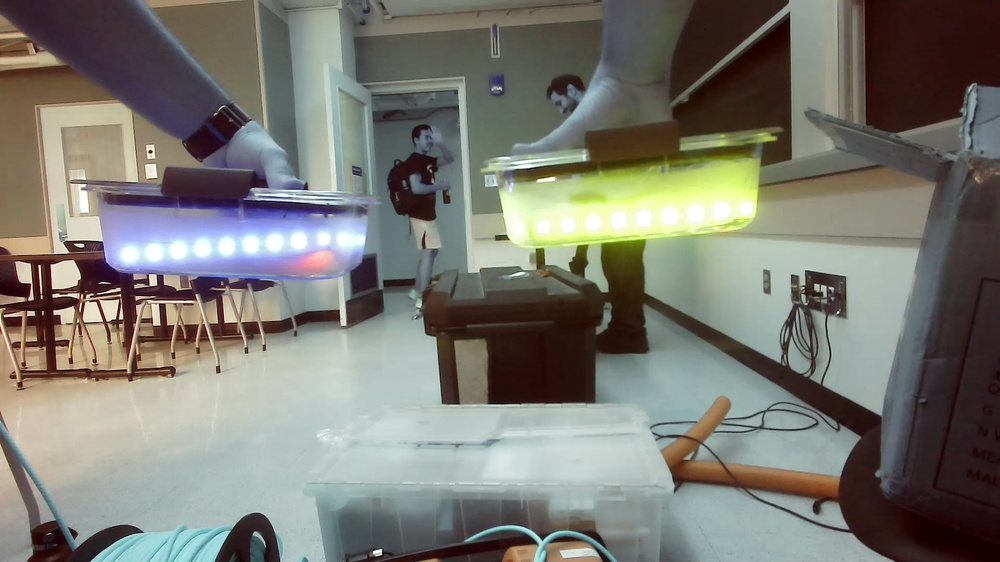
#> input picture image.jpg, 1000 x 562 px, shrunk from 1920 x 1080 before the run
$ python -i copycheck.py   (imports and definitions only)
#> lines starting #> are read from the running program, lines starting #| are printed output that depends on the picture; after the words box and inside, x2 and y2 are one past the last pixel; in counts of white or black regions, pixels touching at a corner belong together
import cv2
import numpy as np
import matplotlib.pyplot as plt

def detect_lines(img, threshold1 = 50, threshold2 = 150, apertureSize = 3, minLineLength = 100, maxLineGap = 10):
    """Detects if lines are present in an image (pool).
    args:
        img (image path or np.ndarray): image of pool to detect lines from
        threshold1 (int): lower threshold to detect lines (default 50)
        threshold2 (int): upper threshold to detect lines (default 150)
        apertureSize (odd int): amount of details cv2 will be taking (default 3)
        minLineLength (int): the minimum line length of lines detected (default 100)
        maxLineGap (int): the maximum line gap of lines detected (default 10)
    returns:
        (list): list of points [[x1, y2, x2, y2], ...] that correspond to detected lines
    """
#> called with img = 'image.jpg', threshold1 = 50, threshold2 = 150, apertureSize = 3, minLineLength = 100, maxLineGap = 10
    if not isinstance(img, np.ndarray):
        img = cv2.imread(img)
#> img is the input picture: shape (562, 1000, 3); mean B, G, R 113.5, 121.2, 122
    gray = cv2.cvtColor(img, cv2.COLOR_BGR2GRAY) # convert to grayscale
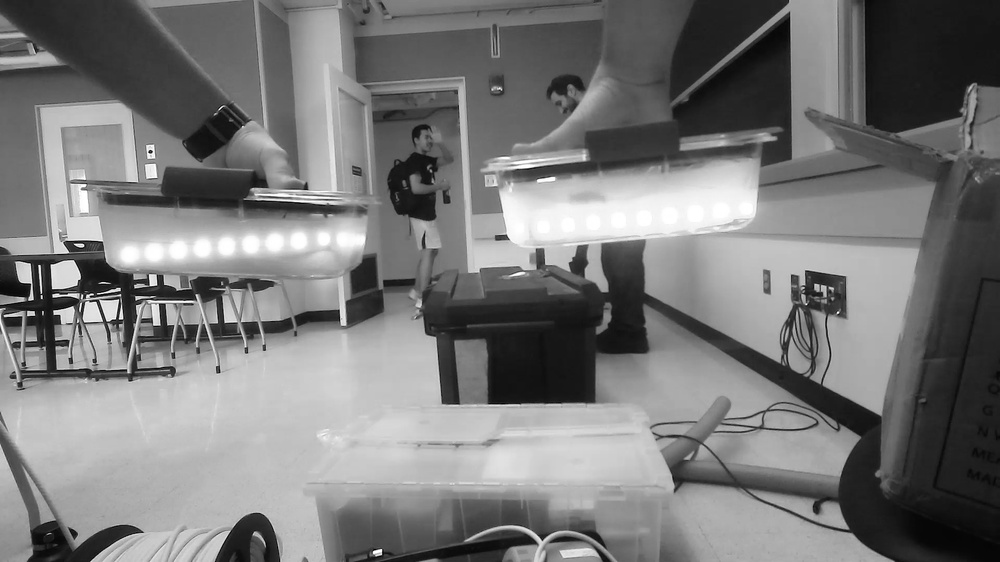
#> gray: shape (562, 1000); min 0, max 255, mean 120.6
    # grayCon = cv2.addWeighted(gray, 2, gray, 0, 0)
    edges = cv2.Canny(gray, threshold1, threshold2, apertureSize=apertureSize) # detect edges
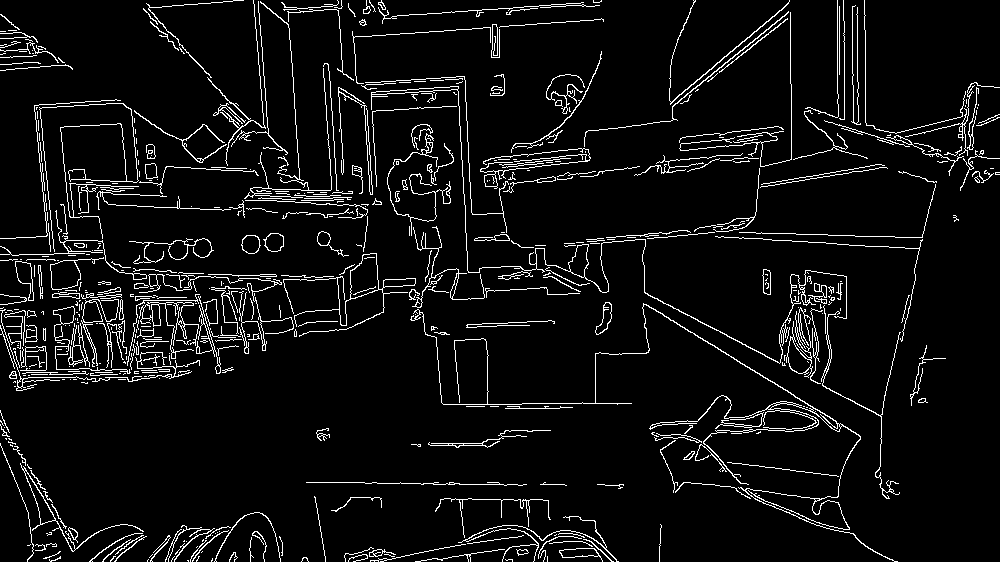
#> edges: shape (562, 1000); 6.1% white in thin lines or dots
    lines = cv2.HoughLinesP(
                    edges,
                    1,
                    np.pi/180,
                    100,
                    minLineLength=minLineLength,
                    maxLineGap=maxLineGap,
            ) # detect lines
#> lines = 36 rows, first 6: [648, 305, 860, 437], [384, 17, 580, 3], [68, 202, 223, 210], [644, 291, 838, 394], [353, 37, 603, 19], [484, 172, 587, 161]

    lineList = []
    if lines is not None:
        for line in lines:
            x1, y1, x2, y2 = line[0]
            linexy = [x1, y1, x2, y2]
            cv2.line(img, (x1, y1), (x2, y2), (0, 255, 0), 2)
            lineList.append(linexy)
#> this loop made 36 passes
#> (x1, y1, x2, y2) on passes 1 to 12: (648, 305, 860, 437), (384, 17, 580, 3), (68, 202, 223, 210), (644, 291, 838, 394), (353, 37, 603, 19), (484, 172, 587, 161), (485, 164, 589, 153), (577, 246, 719, 231), (758, 185, 880, 164), (672, 106, 788, 12), (287, 7, 302, 212), (125, 273, 227, 277)
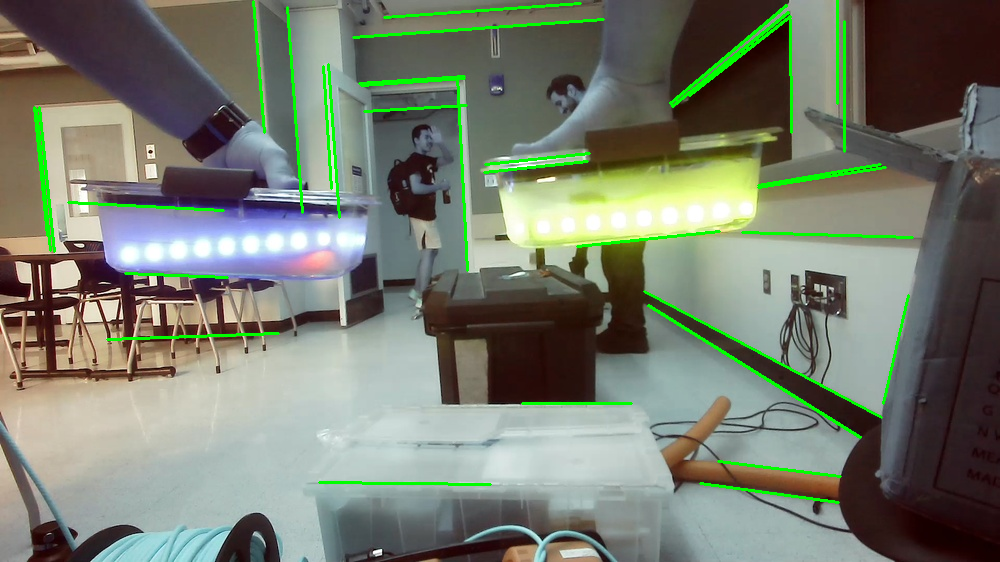
#> img: shape (562, 1000, 3); 2.71% of pixels changed, all inside (x1, y1, x2, y2) = (33, 0, 914, 504)
#> after the loop, lineList = 36 items, first 6: [648, 305, 860, 437], [384, 17, 580, 3], [68, 202, 223, 210], [644, 291, 838, 394], [353, 37, 603, 19], [484, 172, 587, 161]
    return lineList

def draw_lines(img, lines, color = (0, 255, 0)):
    """Returns an image with specified lines drawn on
    args:
        img (image path or np.ndarray): image that lines are drawn on
        lines (list): list of points [[x1, y2, x2, y2], ...] of the lines being drawn
        color (tuple): (x, x, x)
    returns:
        (np.ndarray): image with lines drawn on
    """
    if not isinstance(img, np.ndarray):
        img = cv2.imread(img)
    for line in lines:
        cv2.line(img, (line[0], line[1]), (line[2], line[3]), color, 3)
    return img

>>> result = detect_lines('image.jpg')
#> result has the same summary as lineList in detect_lines
